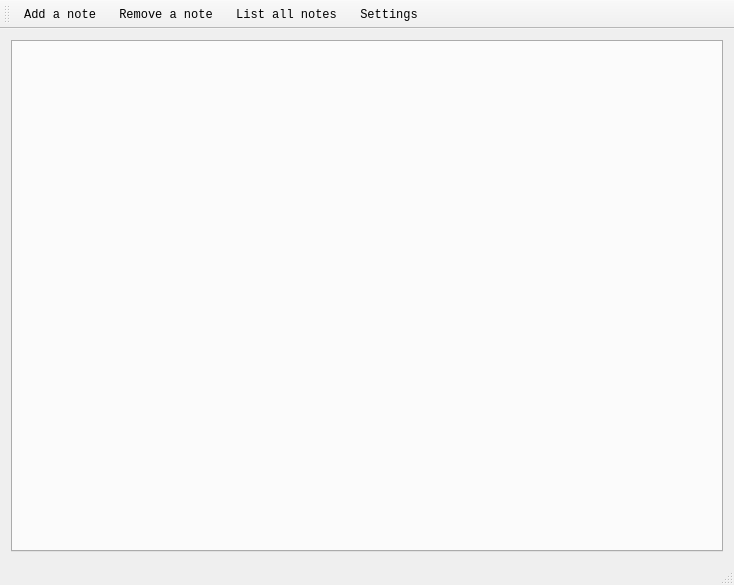
<?xml version="1.0" encoding="UTF-8"?>
<ui version="4.0">
 <class>MainWindow</class>
 <widget class="QMainWindow" name="MainWindow">
  <property name="windowModality">
   <enum>Qt::ApplicationModal</enum>
  </property>
  <property name="enabled">
   <bool>true</bool>
  </property>
  <property name="geometry">
   <rect>
    <x>0</x>
    <y>0</y>
    <width>734</width>
    <height>585</height>
   </rect>
  </property>
  <property name="sizePolicy">
   <sizepolicy hsizetype="MinimumExpanding" vsizetype="MinimumExpanding">
    <horstretch>1</horstretch>
    <verstretch>1</verstretch>
   </sizepolicy>
  </property>
  <property name="minimumSize">
   <size>
    <width>600</width>
    <height>480</height>
   </size>
  </property>
  <property name="font">
   <font>
    <family>Monospace</family>
   </font>
  </property>
  <property name="windowTitle">
   <string>Note Maker</string>
  </property>
  <property name="toolButtonStyle">
   <enum>Qt::ToolButtonIconOnly</enum>
  </property>
  <widget class="QWidget" name="wdgtCentral">
   <property name="sizePolicy">
    <sizepolicy hsizetype="Expanding" vsizetype="Expanding">
     <horstretch>1</horstretch>
     <verstretch>1</verstretch>
    </sizepolicy>
   </property>
   <layout class="QVBoxLayout" name="verticalLayout">
    <item>
     <widget class="QTabWidget" name="tbwMain">
      <property name="sizePolicy">
       <sizepolicy hsizetype="Expanding" vsizetype="Expanding">
        <horstretch>1</horstretch>
        <verstretch>1</verstretch>
       </sizepolicy>
      </property>
      <property name="tabPosition">
       <enum>QTabWidget::North</enum>
      </property>
      <property name="tabShape">
       <enum>QTabWidget::Rounded</enum>
      </property>
      <property name="currentIndex">
       <number>-1</number>
      </property>
      <property name="elideMode">
       <enum>Qt::ElideMiddle</enum>
      </property>
      <property name="documentMode">
       <bool>false</bool>
      </property>
      <property name="tabsClosable">
       <bool>true</bool>
      </property>
      <property name="movable">
       <bool>true</bool>
      </property>
     </widget>
    </item>
   </layout>
  </widget>
  <widget class="QStatusBar" name="statusBar"/>
  <widget class="QToolBar" name="tbMain">
   <property name="windowTitle">
    <string>toolBar</string>
   </property>
   <property name="iconSize">
    <size>
     <width>24</width>
     <height>24</height>
    </size>
   </property>
   <attribute name="toolBarArea">
    <enum>TopToolBarArea</enum>
   </attribute>
   <attribute name="toolBarBreak">
    <bool>false</bool>
   </attribute>
   <addaction name="actAddNote"/>
   <addaction name="actRemoveNote"/>
   <addaction name="actListNotes"/>
   <addaction name="actSettings"/>
  </widget>
  <action name="actAddNote">
   <property name="icon">
    <iconset resource="NoteMaker.qrc">
     <normaloff>:/img/Add.png</normaloff>:/img/Add.png</iconset>
   </property>
   <property name="text">
    <string>Add a note...</string>
   </property>
   <property name="toolTip">
    <string>Add a note...</string>
   </property>
  </action>
  <action name="actRemoveNote">
   <property name="icon">
    <iconset resource="NoteMaker.qrc">
     <normaloff>:/img/Remove.png</normaloff>:/img/Remove.png</iconset>
   </property>
   <property name="text">
    <string>Remove a note...</string>
   </property>
   <property name="toolTip">
    <string>Remove a note...</string>
   </property>
  </action>
  <action name="actListNotes">
   <property name="icon">
    <iconset resource="NoteMaker.qrc">
     <normaloff>:/img/Menu Item.png</normaloff>:/img/Menu Item.png</iconset>
   </property>
   <property name="text">
    <string>List all notes...</string>
   </property>
   <property name="toolTip">
    <string>List all notes...</string>
   </property>
  </action>
  <action name="actSettings">
   <property name="icon">
    <iconset resource="NoteMaker.qrc">
     <normaloff>:/img/Gear.png</normaloff>:/img/Gear.png</iconset>
   </property>
   <property name="text">
    <string>Settings</string>
   </property>
   <property name="toolTip">
    <string>Open the settings...</string>
   </property>
  </action>
 </widget>
 <layoutdefault spacing="6" margin="11"/>
 <resources>
  <include location="NoteMaker.qrc"/>
 </resources>
 <connections/>
</ui>
